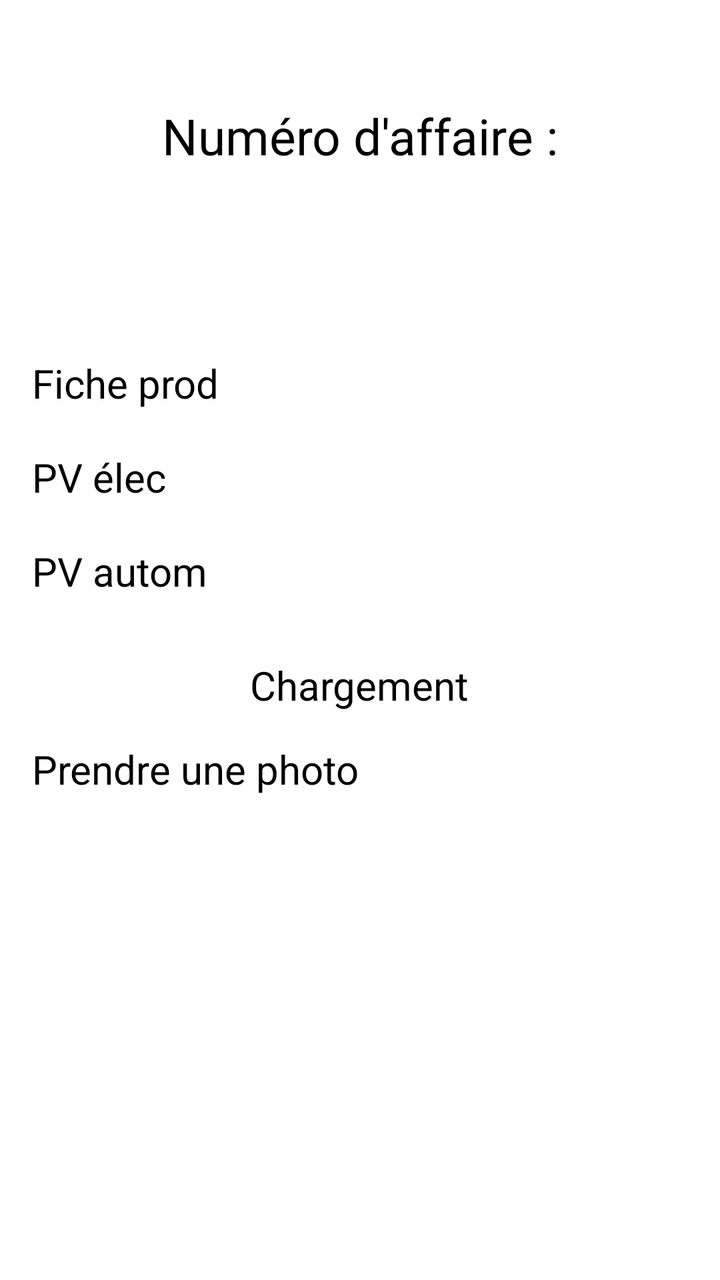
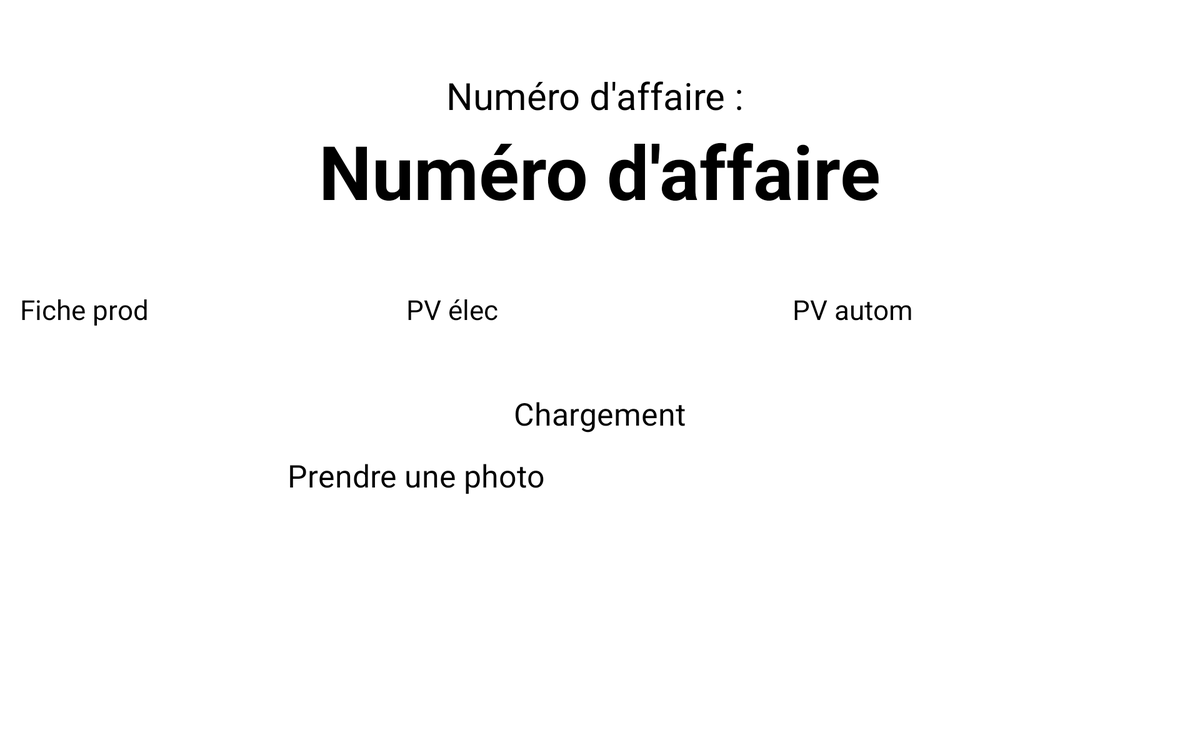

Compare how this app lays out the same screen by default and in its alternative resource folder. The renders come first, then the two layout files and the values they reference.
<!-- AndroidManifest.xml: application theme Theme.Appli_tablette -->
<!-- res/layout/activity_detail.xml -->
<?xml version="1.0" encoding="utf-8"?>
<LinearLayout xmlns:android="http://schemas.android.com/apk/res/android"
    xmlns:tools="http://schemas.android.com/tools"
    android:orientation="vertical"
    android:layout_width="match_parent"
    android:layout_height="match_parent"
    android:padding="16dp">

    <TextView
        android:id="@+id/textAffaire"
        android:layout_width="wrap_content"
        android:layout_height="wrap_content"
        android:text="@string/num_affaire"
        android:textSize="25sp"
        android:textColor="#000000"
        android:layout_gravity="center_horizontal"
        android:paddingTop="35dp"/>

    
    <TextView
        android:id="@+id/textNumAffaire"
        android:layout_width="wrap_content"
        android:layout_height="wrap_content"
        android:text=""
        android:textSize="40sp"
        android:textStyle="bold"
        android:textColor="#000000"
        android:layout_gravity="center_horizontal"
        android:paddingBottom="30dp"/>


    
    <LinearLayout
        android:orientation="horizontal"
        android:layout_width="match_parent"
        android:layout_height="wrap_content"
        android:gravity="center_vertical">

        <Button
            android:id="@+id/buttonFP"
            android:layout_width="0dp"
            android:layout_height="wrap_content"
            android:layout_weight="2"
            android:text="@string/fiche_prod"
            android:textSize="20sp"
            android:paddingVertical="10dp"
            tools:ignore="ButtonStyle" />

        <Button
            android:id="@+id/buttonFPok"
            android:layout_width="0dp"
            android:layout_height="match_parent"
            android:layout_weight="0.4"
            android:text="@string/ok"
            android:textSize="18sp"
            android:textColor="#FFFFFF"
            android:backgroundTint="#9E9E9E"
            android:minWidth="0dp"
            android:minHeight="0dp"
            tools:ignore="ButtonStyle" />
    </LinearLayout>

    
    <LinearLayout
        android:orientation="horizontal"
        android:layout_width="match_parent"
        android:layout_height="wrap_content"
        android:gravity="center_vertical">

        <Button
            android:id="@+id/buttonPVEE"
            android:layout_width="0dp"
            android:layout_height="wrap_content"
            android:layout_weight="2"
            android:text="@string/pv_elec"
            android:textSize="20sp"
            android:paddingVertical="10dp"
            tools:ignore="ButtonStyle" />

        <Button
            android:id="@+id/buttonPVEEok"
            android:layout_width="0dp"
            android:layout_height="match_parent"
            android:layout_weight="0.4"
            android:text="@string/ok"
            android:textSize="18sp"
            android:textColor="#FFFFFF"
            android:backgroundTint="#9E9E9E"
            android:minWidth="0dp"
            android:minHeight="0dp"
            tools:ignore="ButtonStyle" />
    </LinearLayout>

    
    <LinearLayout
        android:orientation="horizontal"
        android:layout_width="match_parent"
        android:layout_height="wrap_content"
        android:gravity="center_vertical">

        <Button
            android:id="@+id/buttonPVEA"
            android:layout_width="0dp"
            android:layout_height="wrap_content"
            android:layout_weight="2"
            android:text="@string/pv_autom"
            android:textSize="20sp"
            android:paddingVertical="10dp"
            tools:ignore="ButtonStyle" />

        <Button
            android:id="@+id/buttonPVEAok"
            android:layout_width="0dp"
            android:layout_height="match_parent"
            android:layout_weight="0.4"
            android:text="@string/ok"
            android:textSize="18sp"
            android:textColor="#FFFFFF"
            android:backgroundTint="#9E9E9E"
            android:minWidth="0dp"
            android:minHeight="0dp"
            tools:ignore="ButtonStyle" />
    </LinearLayout>


    <TextView
        android:id="@+id/textPhotoCount"
        android:layout_width="wrap_content"
        android:layout_height="wrap_content"
        android:text="@string/chargement"
        android:layout_marginTop="20dp"
        android:textColor="#000000"
        android:layout_gravity="center_horizontal"
        android:textSize="20sp"/>

    <Button
        android:id="@+id/buttonPhoto"
        android:layout_width="match_parent"
        android:layout_height="wrap_content"
        android:text="@string/prendre_une_photo"
        android:textSize="20sp"
        android:layout_gravity="center_horizontal"
        android:paddingTop="15dp"
        android:paddingBottom="15dp"/>


    <HorizontalScrollView
        android:id="@+id/photoScroll"
        android:layout_width="wrap_content"
        android:layout_height="200dp"
        android:layout_gravity="center_horizontal"
        android:scrollbars="none"
        android:paddingBottom="20dp">


        <LinearLayout
            android:id="@+id/photoContainer"
            android:layout_width="wrap_content"
            android:layout_height="wrap_content"
            android:orientation="horizontal"
            android:layout_gravity="start"
            android:padding="8dp"/>
    </HorizontalScrollView>

    <Button
        android:id="@+id/buttonValider"
        android:layout_width="match_parent"
        android:layout_height="wrap_content"
        android:text="@string/valider_le_dossier"
        android:textSize="20sp"
        android:layout_gravity="center_horizontal"
        android:paddingTop="16dp"
        android:paddingBottom="16dp"/>



</LinearLayout>
<!-- resources referenced by this layout -->
<resources>
  <string name="chargement">Chargement</string>
  <string name="fiche_prod">Fiche prod</string>
  <string name="num_affaire">Numéro d\'affaire :</string>
  <string name="ok">OK</string>
  <string name="prendre_une_photo">Prendre une photo</string>
  <string name="pv_autom">PV autom</string>
  <string name="pv_elec">PV élec</string>
  <string name="valider_le_dossier">Valider le dossier</string>
</resources>
<!-- res/layout-sw600dp-land/activity_detail.xml (the repository's variant of the layout above) -->
<!-- drawn on a 7-inch tablet turned sideways -->
<?xml version="1.0" encoding="utf-8"?>
<LinearLayout xmlns:android="http://schemas.android.com/apk/res/android"
    android:orientation="vertical"
    android:layout_width="match_parent"
    android:layout_height="match_parent"
    android:padding="16dp">

    <TextView
        android:id="@+id/textAffaire"
        android:layout_width="wrap_content"
        android:layout_height="wrap_content"
        android:text="Numéro d'affaire : "
        android:textSize="30sp"
        android:textColor="#000000"
        android:layout_gravity="center_horizontal"
        android:paddingTop="40dp"/>

    
    <TextView
        android:id="@+id/textNumAffaire"
        android:layout_width="wrap_content"
        android:layout_height="wrap_content"
        android:text="Numéro d'affaire"
        android:textSize="60sp"
        android:textStyle="bold"
        android:textColor="#000000"
        android:layout_gravity="center_horizontal"
        android:paddingBottom="40dp"/>


    
    <LinearLayout
        android:orientation="horizontal"
        android:layout_width="match_parent"
        android:layout_height="wrap_content"
        android:gravity="center_horizontal"
        android:layout_marginBottom="16dp"
        android:baselineAligned="false">

        
        <Button
            android:id="@+id/buttonFP"
            android:layout_width="0dp"
            android:layout_height="wrap_content"
            android:layout_weight="2"
            android:text="Fiche prod"
            android:textSize="22sp"
            android:paddingVertical="16dp"
            android:layout_margin="0dp"/>

        <Button
            android:id="@+id/buttonFPok"
            android:layout_width="0dp"
            android:layout_height="match_parent"
            android:layout_weight="0.4"
            android:text="OK"
            android:textSize="18sp"
            android:enabled="true"
            android:textColor="#FFFFFF"
            android:backgroundTint="#9E9E9E"
            android:layout_margin="0dp"
            android:minWidth="0dp"
            android:minHeight="0dp"/>

        
        <Button
            android:id="@+id/buttonPVEE"
            android:layout_width="0dp"
            android:layout_height="wrap_content"
            android:layout_weight="2"
            android:text="PV élec"
            android:textSize="22sp"
            android:paddingVertical="16dp"
            android:layout_margin="0dp"/>

        <Button
            android:id="@+id/buttonPVEEok"
            android:layout_width="0dp"
            android:layout_height="match_parent"
            android:layout_weight="0.4"
            android:text="OK"
            android:textSize="18sp"
            android:enabled="true"
            android:textColor="#FFFFFF"
            android:backgroundTint="#9E9E9E"
            android:layout_margin="0dp"
            android:minWidth="0dp"
            android:minHeight="0dp"/>

        
        <Button
            android:id="@+id/buttonPVEA"
            android:layout_width="0dp"
            android:layout_height="wrap_content"
            android:layout_weight="2"
            android:text="PV autom"
            android:textSize="22sp"
            android:paddingVertical="16dp"
            android:layout_margin="0dp"/>

        <Button
            android:id="@+id/buttonPVEAok"
            android:layout_width="0dp"
            android:layout_height="match_parent"
            android:layout_weight="0.4"
            android:text="OK"
            android:textSize="18sp"
            android:enabled="true"
            android:textColor="#FFFFFF"
            android:backgroundTint="#9E9E9E"
            android:layout_margin="0dp"
            android:minWidth="0dp"
            android:minHeight="0dp"/>
    </LinearLayout>



    <TextView
        android:id="@+id/textPhotoCount"
        android:layout_width="wrap_content"
        android:layout_height="wrap_content"
        android:text="Chargement"
        android:layout_marginTop="20dp"
        android:textColor="#000000"
        android:layout_gravity="center_horizontal"
        android:textSize="25sp"/>

    <Button
        android:id="@+id/buttonPhoto"
        android:layout_width="500dp"
        android:layout_height="wrap_content"
        android:text="Prendre une photo"
        android:textSize="25sp"
        android:layout_gravity="center_horizontal"
        android:paddingTop="16dp"
        android:paddingBottom="16dp"/>


    <HorizontalScrollView
        android:id="@+id/photoScroll"
        android:layout_width="wrap_content"
        android:layout_height="200dp"
        android:layout_gravity="center_horizontal"
        android:scrollbars="none"
        android:paddingBottom="20dp">


        <LinearLayout
            android:id="@+id/photoContainer"
            android:layout_width="wrap_content"
            android:layout_height="wrap_content"
            android:orientation="horizontal"
            android:layout_gravity="start"
            android:padding="8dp"/>
    </HorizontalScrollView>

    <Button
        android:id="@+id/buttonValider"
        android:layout_width="500dp"
        android:layout_height="wrap_content"
        android:text="Valider le dossier"
        android:textSize="25sp"
        android:layout_gravity="center_horizontal"
        android:paddingTop="16dp"
        android:paddingBottom="16dp"/>

</LinearLayout>
<!-- resources referenced by the variant -->
<!-- as a 7-inch tablet turned sideways resolves them -->
<resources>

</resources>
